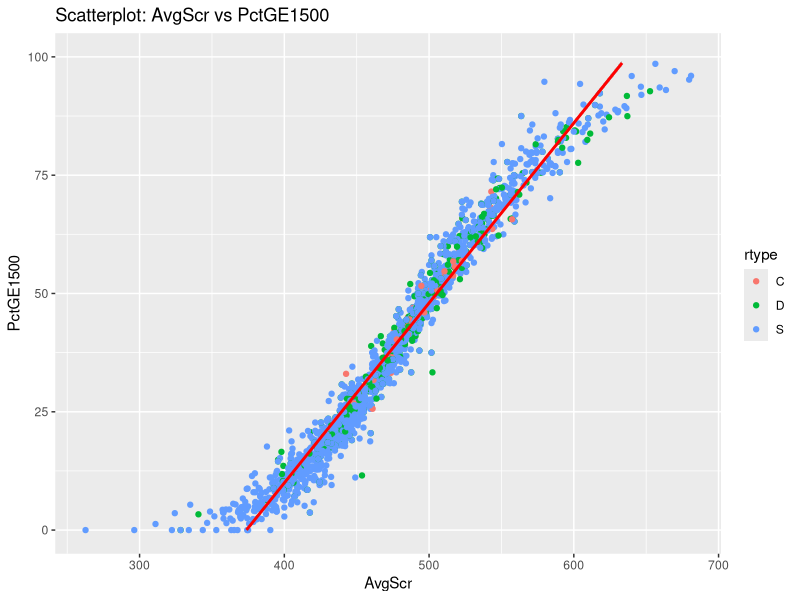
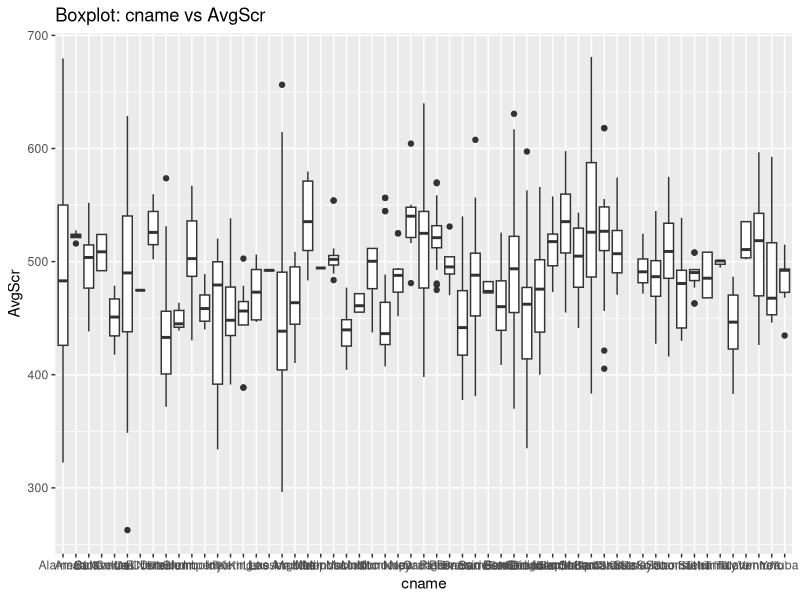
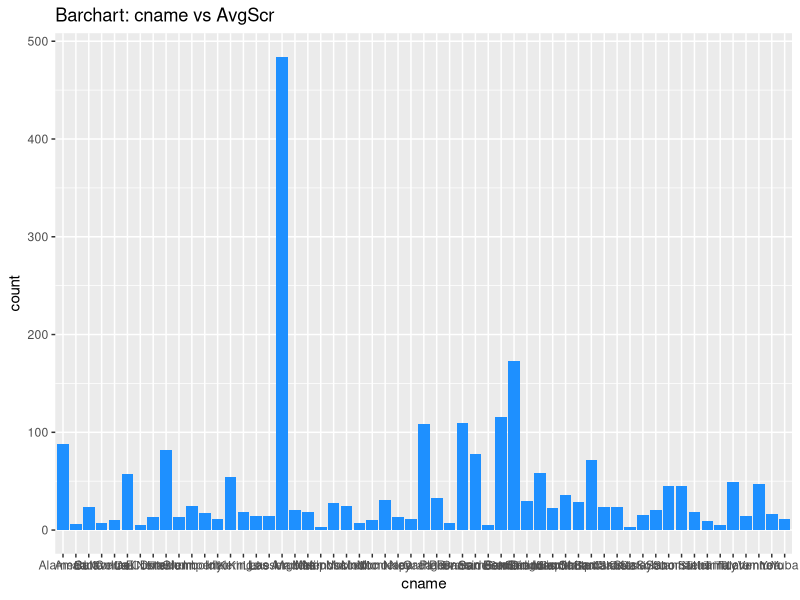
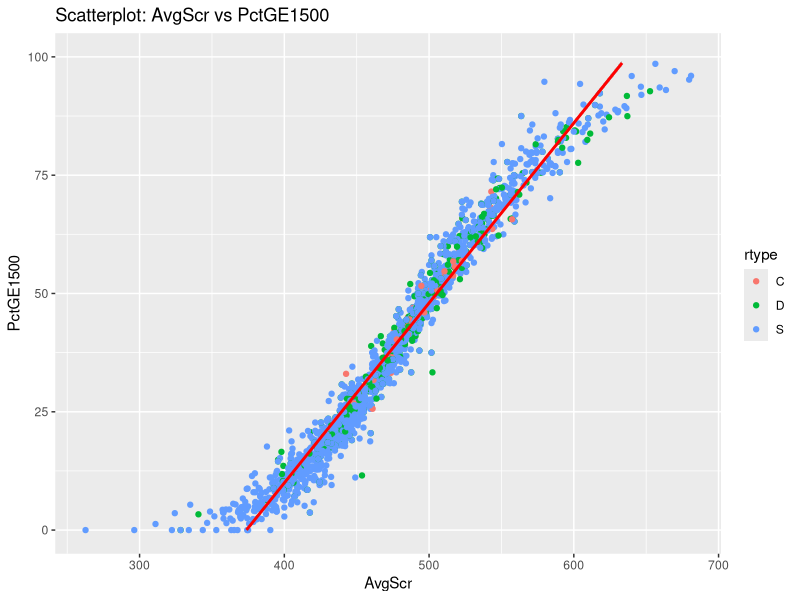
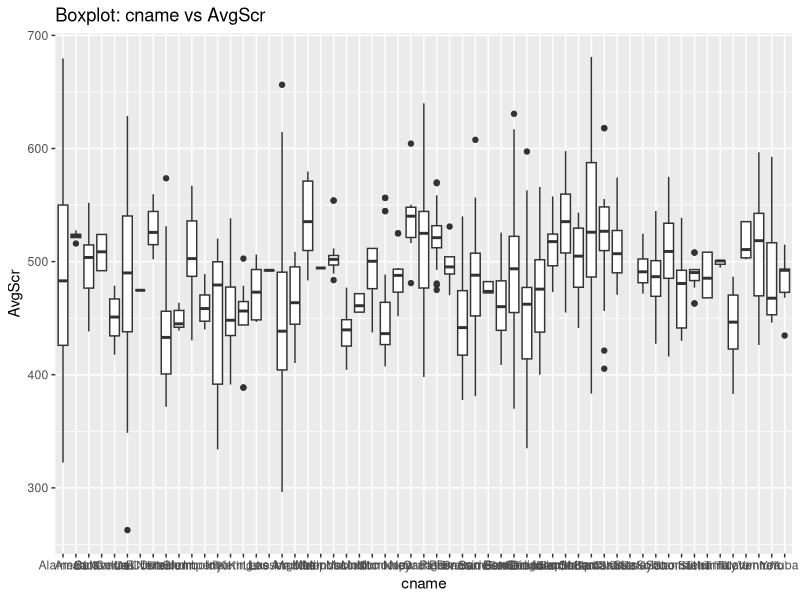
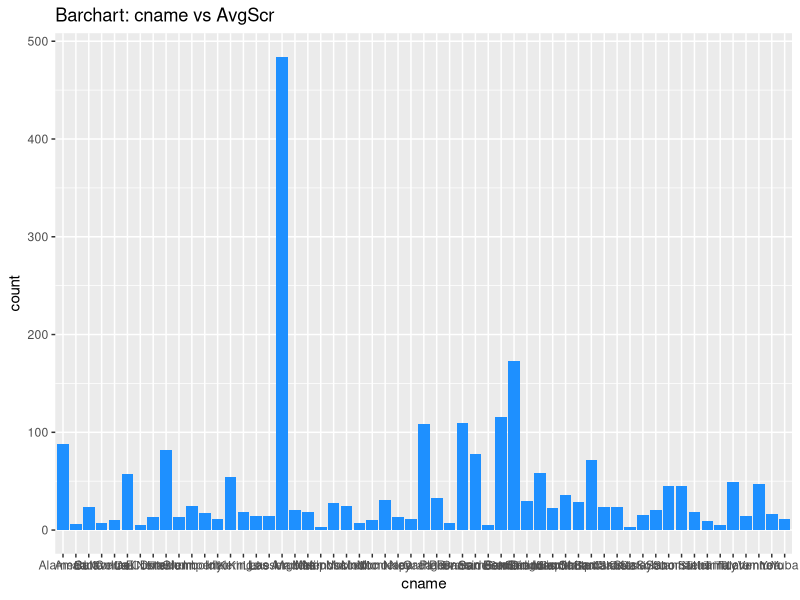

Write R code to recreate these figures, in order. (Note: this script raises an error after producing the figures.)
# HW3
# 1.
library(tidyverse)
setwd("/Users/bangpham/Documents/Spring 2023/COMP 293A/project")
dataset <- read_csv("SAT Report 2015-2016.csv")

# 2.
str(dataset)

# 3.
summary(dataset)

# HW4
# Since the first row is not included, I drop it
dataset <- dataset[-1,]
head(dataset)

# Since some numeric variables are intially character, I change them to numeric
dataset$AvgScrRead <- as.numeric(dataset$AvgScrRead)
dataset$AvgScrMath <- as.numeric(dataset$AvgScrMath)
dataset$AvgScrWrit <- as.numeric(dataset$AvgScrWrit)
dataset$NumGE1500 <- as.numeric(dataset$NumGE1500)
dataset$PctGE1500 <- as.numeric(dataset$PctGE1500)

dataset <- mutate(dataset, AvgScr = (AvgScrRead + AvgScrMath + AvgScrWrit)/3)
View(dataset)

# After the above change, I redo str() and summary()
str(dataset)
summary(dataset)

# 1.
# Scatterplot between average SAT and percentage of test takers 
# whose total SAT score >= 1500, colored by record type
ggplot(dataset, aes(AvgScr, PctGE1500, color = rtype)) + 
  geom_point() + geom_smooth(method=lm, color = "red") + ylim(c(0,100)) + 
  labs(title="Scatterplot: AvgScr vs PctGE1500")
ggsave("scatter_plot.png")

# 2.
ggplot(dataset, aes(cname, AvgScr)) +
  geom_boxplot() + labs(title="Boxplot: cname vs AvgScr")
ggsave("boxplot1.png")

cname_data <- summarize(group_by(dataset, cname), count = n())
ggplot(cname_data, aes(cname, count)) + 
  geom_bar(fill = "dodgerblue",stat="identity") +
  labs(title="Barchart: cname vs AvgScr")
ggsave("barchart1.png")

cname50 <- filter(summarize(grouped_data, count = n()), count >= 50)
ggplot(cname50, aes(cname, count)) + 
  geom_bar(fill = "dodgerblue",stat="identity") +
  labs(title="Barchart: cname vs AvgScr")
ggsave("barchart2.png")
# Interpretation:
# The first barchart shows that most of the counties have less than 50 schools 
# that have at least 1 students in SAT exam 2015-2016. 
# Therefore, I plot the second barchart to look at the counties with more than 
# 50 schools in the SAT exam.
# As shown in the second barchart, the county with the significantly large 
# number of schools in the SAT exam is Los Angeles (nearly 500 students)

dataset %>%
  filter(cname %in% cname50$cname) %>%
  ggplot(aes(cname, AvgScr)) + geom_boxplot() + 
  labs(title="Boxplot: cname vs AvgScr")
ggsave("boxplot2.png")
# Interpretation:
# As explained above, I am focusing on counties with more than 50 schools in 
# the SAT exam 2015-2016. Therefore, I re-make the boxplot with only these 
# schools

cor.test(dataset$NumTstTakr, dataset$AvgScr)
# Interpretation:
# The p-value is 0.2071 and correlation coefficient is around 0.03 (very small).
# Given alpha = 0.05, we do not have enough evidence to reject the null 
# hypothesis. Therefore, there is no true correlation between AvgScr and 
# NumTstTakr. In other words, we know that no matter how many test takers from 
# a certain county attends in the SAT exam, it does not affect (increase/decrease) 
# the AvgScr of that county

model <- lm(PctGE1500 ~ AvgScr, data = dataset)
summary(model)
# Interpretation:
# The p-value is very small (< 2.2e-16), so it indicates 
# that there is a correlation between AgvScr and PctGE1500
# R-squared = 0.9565, meaning that 95.65% of the variability in PctGE1500 
# is explained by AvgScr
# Standard error = 4.713, which is smalled compared to the range of PctGE1500
# (0, 100). This demonstrates that the observed values are very closed to 
# the regression line. 
# The equation of the regression line: PctGE1500 = -142.15990 + 0.38032*AvgScr


t.test(AvgScr ~ cname, 
       data = filter(dataset, cname == "Los Angeles" | cname == "San Diego"))
# Interpretation:
# p-value is 6.026e-12, which is very small, so we can reject the null 
# hypothesisindicates that there is a true difference in mean of AvgScr between 
# Los Angeles and San Diego. Specifically, the mean in Los Angeles is 450.7574, 
# while the mean in San Diego is 491.3416. This shows that although there are 
# more schools in Los Angeles that have students in the SAT exam, the average 
# SAT score in San Diego is still higher.


t.test(NumTstTakr ~ cname, 
       data = filter(dataset, cname == "Los Angeles" | cname == "San Diego"))
# Interpretation:
# This p-value is 0.7256. Given alpha = 0.05, we cannot reject the null 
# hypothesis, so there is no true difference in mean of number of test takers 
# (NumTstTakr) between Los Angeles and San Diego. Specifically, the mean in Los 
# Angeles is 374.6116, and the mean in San Diego is 313.3931. This shows that 
# although there are much more schools in Los Angeles that have students attend 
# in the SAT exam than San Diego, the average number of test takers from each 
# school of the two counties are approximately similar


